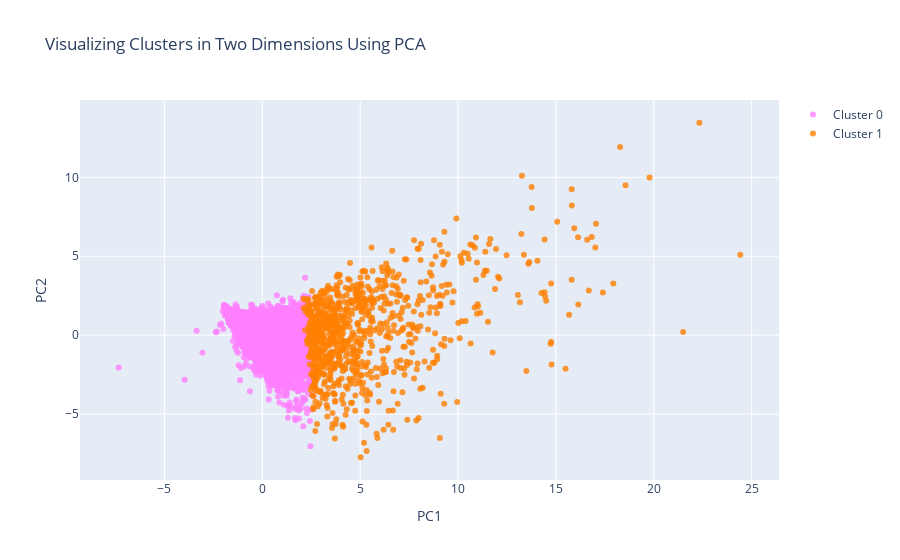

Source (notebook cell):
### Code cell
#trace1 is for 'Cluster 0'
trace1 = go.Scatter(
                    x = cluster0["PC1_2d"],
                    y = cluster0["PC2_2d"],
                    mode = "markers",
                    name = "Cluster 0",
                    marker = dict(color = 'rgba(255, 128, 255, 0.8)'),
                    text = None)

#trace2 is for 'Cluster 1'
trace2 = go.Scatter(
                    x = cluster1["PC1_2d"],
                    y = cluster1["PC2_2d"],
                    mode = "markers",
                    name = "Cluster 1",
                    marker = dict(color = 'rgba(255, 128, 2, 0.8)'),
                    text = None)

data = [trace1, trace2]

title = "Visualizing Clusters in Two Dimensions Using PCA"

layout = dict(title = title,
              xaxis= dict(title= 'PC1',ticklen= 5,zeroline= False),
              yaxis= dict(title= 'PC2',ticklen= 5,zeroline= False)
             )

fig = dict(data = data, layout = layout)

iplot(fig)

### Figure 1 — Plotly figure (JSON) as saved in the notebook; plotly's stock layout.template omitted (floating-point values rounded to 4 significant figures; data arrays with more than 128 entries replaced by an {"elided": "..."} marker saying what was removed)
{"data": [{"marker": {"color": "rgba(255, 128, 255, 0.8)"}, "mode": "markers", "name": "Cluster 0", "type": "scatter", "x": {"elided": "9106 float values"}, "y": {"elided": "9106 float values"}}, {"marker": {"color": "rgba(255, 128, 2, 0.8)"}, "mode": "markers", "name": "Cluster 1", "type": "scatter", "x": {"elided": "894 float values"}, "y": {"elided": "894 float values"}}], "layout": {"title": {"text": "Visualizing Clusters in Two Dimensions Using PCA"}, "xaxis": {"ticklen": 5, "title": {"text": "PC1"}, "zeroline": false}, "yaxis": {"ticklen": 5, "title": {"text": "PC2"}, "zeroline": false}}}
